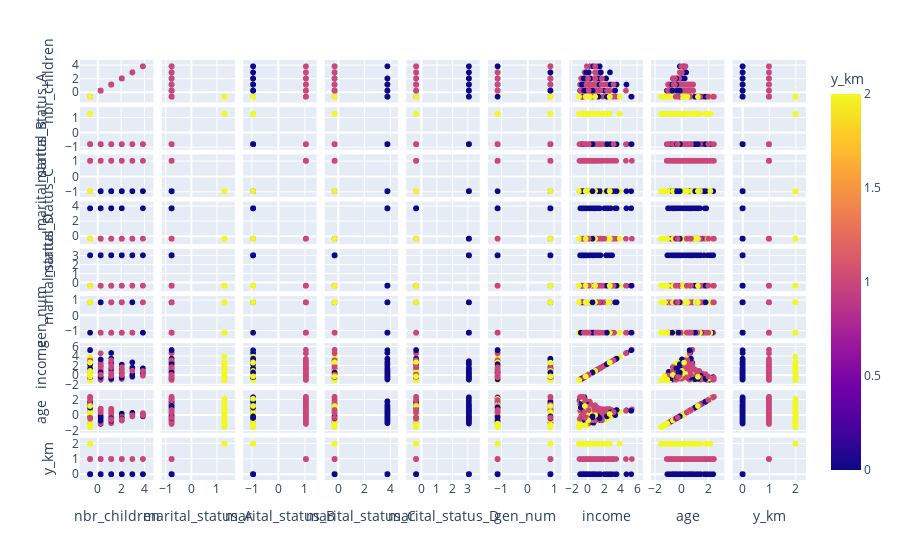

Notebook code cell kept with this figure:
### Code cell
data_new_y = data_new.copy()
data_new_y['y_km'] = c_y_km
fig = px.scatter_matrix(data_new_y, color='y_km')
fig.show()

### Figure 1 — Plotly figure (JSON) as saved in the notebook; plotly's stock layout.template omitted (floating-point values rounded to 4 significant figures; data arrays with more than 128 entries replaced by an {"elided": "..."} marker saying what was removed)
{"data": [{"dimensions": [{"axis": {"matches": true}, "label": "nbr_children", "values": {"elided": "747 float values"}}, {"axis": {"matches": true}, "label": "marital_status_A", "values": {"elided": "747 float values"}}, {"axis": {"matches": true}, "label": "marital_status_B", "values": {"elided": "747 float values"}}, {"axis": {"matches": true}, "label": "marital_status_C", "values": {"elided": "747 float values"}}, {"axis": {"matches": true}, "label": "marital_status_D", "values": {"elided": "747 float values"}}, {"axis": {"matches": true}, "label": "gen_num", "values": {"elided": "747 float values"}}, {"axis": {"matches": true}, "label": "income", "values": {"elided": "747 float values"}}, {"axis": {"matches": true}, "label": "age", "values": {"elided": "747 float values"}}, {"axis": {"matches": true}, "label": "y_km", "values": {"elided": "747 int values"}}], "hovertemplate": "%{xaxis.title.text}=%{x}<br>%{yaxis.title.text}=%{y}<br>y_km=%{marker.color}<extra></extra>", "legendgroup": "", "marker": {"color": {"elided": "747 int values"}, "coloraxis": "coloraxis", "symbol": "circle"}, "name": "", "showlegend": false, "type": "splom"}], "layout": {"autosize": true, "coloraxis": {"colorbar": {"title": {"text": "y_km"}}, "colorscale": [[0, "#0d0887"], [0.1111, "#46039f"], [0.2222, "#7201a8"], [0.3333, "#9c179e"], [0.4444, "#bd3786"], [0.5556, "#d8576b"], [0.6667, "#ed7953"], [0.7778, "#fb9f3a"], [0.8889, "#fdca26"], [1, "#f0f921"]]}, "dragmode": "select", "legend": {"tracegroupgap": 0}, "margin": {"t": 60}, "xaxis": {"autorange": true, "range": [-2.409, 5.647], "type": "linear"}, "xaxis2": {"autorange": true, "range": [-1.57, 2.111], "type": "linear"}, "xaxis3": {"autorange": true, "range": [-1.724, 1.834], "type": "linear"}, "xaxis4": {"autorange": true, "range": [-1.846, 5.4], "type": "linear"}, "xaxis5": {"autorange": true, "range": [-1.654, 4.442], "type": "linear"}, "xaxis6": {"autorange": true, "range": [-1.909, 1.669], "type": "linear"}, "xaxis7": {"autorange": true, "range": [-3.546, 7.994], "type": "linear"}, "xaxis8": {"autorange": true, "range": [-3.088, 3.98], "type": "linear"}, "xaxis9": {"autorange": true, "range": [-0.7766, 2.777], "type": "linear"}, "yaxis": {"autorange": true, "range": [-2.409, 5.647], "type": "linear"}, "yaxis2": {"autorange": true, "range": [-1.57, 2.111], "type": "linear"}, "yaxis3": {"autorange": true, "range": [-1.724, 1.834], "type": "linear"}, "yaxis4": {"autorange": true, "range": [-1.846, 5.4], "type": "linear"}, "yaxis5": {"autorange": true, "range": [-1.654, 4.442], "type": "linear"}, "yaxis6": {"autorange": true, "range": [-1.909, 1.669], "type": "linear"}, "yaxis7": {"autorange": true, "range": [-3.546, 7.994], "type": "linear"}, "yaxis8": {"autorange": true, "range": [-3.088, 3.98], "type": "linear"}, "yaxis9": {"autorange": true, "range": [-0.7766, 2.777], "type": "linear"}}}
